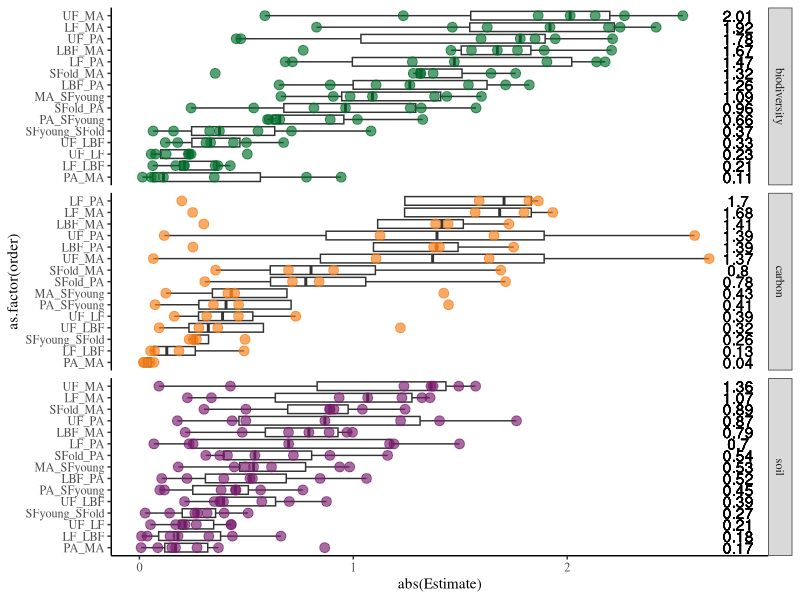
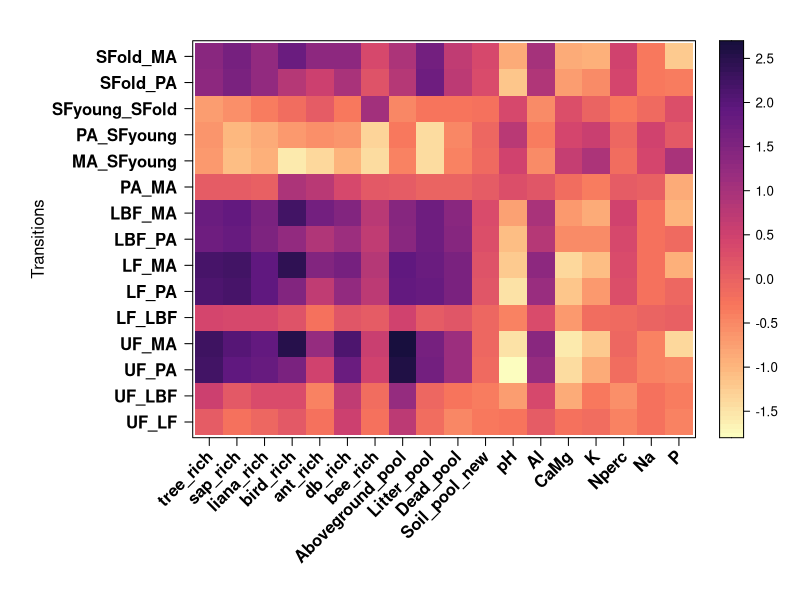
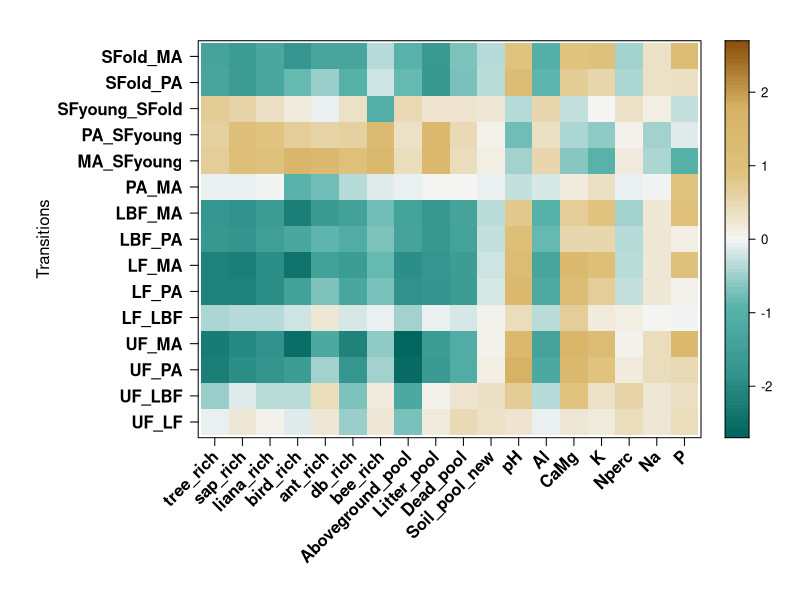

Write R code to recreate these figures, in order.
#### Script to calculate the mean effect sizes and create the graphs ####

# Loading packages

library(dplyr)
library(ggplot2)
library(lattice)
library(tidyverse)

# Loading data

efsize_data <- read.csv("efsize_data.csv", h=T)

biodiversity_variables <- c("ant_rich", "bee_rich", "bird_rich", "db_rich", "liana_rich", "sap_rich", "tree_rich")
carbon_variables <- c("Aboveground_pool", "Litter_pool", "Dead_pool", "Soil_pool_new")
soil_variables <- c("pH", "Nperc", "P", "K", "Na", "CaMg", "Al")

efsize_data[efsize_data$variable %in% biodiversity_variables,"Component"] <- "biodiversity"
efsize_data[efsize_data$variable %in% carbon_variables,"Component"] <- "carbon" 
efsize_data[efsize_data$variable %in% soil_variables,"Component"] <- "soil"


#### Graphs ####

## Effect sizes ##

#My APA-format theme
apatheme=theme_bw()+
  theme(panel.grid.major=element_blank(),
        panel.grid.minor=element_blank(),
        panel.border=element_blank(),
        axis.line=element_line(),
        text=element_text(family='Times'),
        legend.position='none')

efsize_data_ordered <- efsize_data %>%
  group_by(Component, transition) %>% 
  summarise(median_es = median(abs(Estimate)))

efsize_data_ordered <- efsize_data_ordered %>% 
  ungroup() %>% 
  arrange(Component, median_es) %>% 
  mutate(order = row_number())

efsize_data2 <- efsize_data %>% 
  group_by(Component) %>% 
  left_join(efsize_data_ordered, by = c("Component", "transition"))

#write.csv(x = efsize_data_ordered, file = "efsize_median.csv", row.names = F)


# Plot

ggplot(efsize_data2)+
  geom_boxplot(aes(y=as.factor(order), x=abs(Estimate)), fill=NA, outlier.shape = NA)+
  geom_text(aes(y=as.factor(order), x=2.8, label = round(median_es, digits = 2)))+
  geom_point(aes(y=as.factor(order), x=abs(Estimate), colour = factor(Component)),
             size=3, alpha = 0.65)+
  scale_colour_manual(values = c("#006D2C", "#F57D15FF", "#781C6D"))+
  facet_grid(Component~., scales= 'free', space='free')+
  scale_y_discrete(
    breaks = as.numeric(efsize_data_ordered$order),
    labels = as.factor(efsize_data_ordered$transition),
    expand = c(0.05,0)
  )+
  apatheme




## Heat map

efsize_data <- read.csv("efsize_data.csv", h=T)

efsize_data <- efsize_data[order(match(efsize_data$variable,
                                       c("tree_rich", "sap_rich", "liana_rich", "bird_rich", "ant_rich", "db_rich",
                                         "bee_rich", "Aboveground_pool", "Litter_pool", "Dead_pool", "Soil_pool_new",
                                         "pH", "Al", "CaMg", "K", "Nperc", "Na", "P"))),]

efsize_data <- efsize_data[order(match(efsize_data$transition,
                                       c("UF_LF", "UF_LBF", "UF_PA", "UF_MA", "LF_LBF", "LF_PA", "LF_MA", 
                                         "LBF_PA", "LBF_MA", "PA_MA", "MA_SFyoung", "PA_SFyoung",
                                         "SFyoung_SFold", "SFold_PA", "SFold_MA"))),]


matrix <- as.data.frame(pivot_wider(efsize_data, id_cols = transition, names_from = variable, values_from = Estimate))
row.names(matrix) <- matrix$transition

levelplot(t(as.matrix(matrix[,2:19])), col.regions = colorRampPalette(c("#FCFDBFFF" ,"#FEBA80FF", "#F8765CFF", "#D3436EFF", "#982D80FF", "#5F187FFF", "#180F3EFF"))(200),
          colorkey = list(TRUE, height = 1), at = seq(-1.8,2.7,0.05), scales = list(y = (list(cex=1, font=2)), tck = c(1,0), x=list(cex=1, rot=45, font=2)),
          aspect = 15/19, xlab = NULL, ylab = "Transitions")

levelplot(t(as.matrix(matrix[,2:19]))*-1, col.regions = colorRampPalette(c("#01665e", "#35978f", "#5ab4ac", "#f5f5f5", "#dfc27d", "#d8b365", "#8c510a"))(200),
          colorkey = list(TRUE, height = 1), at = seq(-2.7,2.7,0.05), scales = list(y = (list(cex=1, font=2)), tck = c(1,0), x=list(cex=1, rot=45, font=2)),
          aspect = 15/19, xlab = NULL, ylab = "Transitions")

#d8b365
#f5f5f5
#5ab4ac

range(matrix[,2:19])